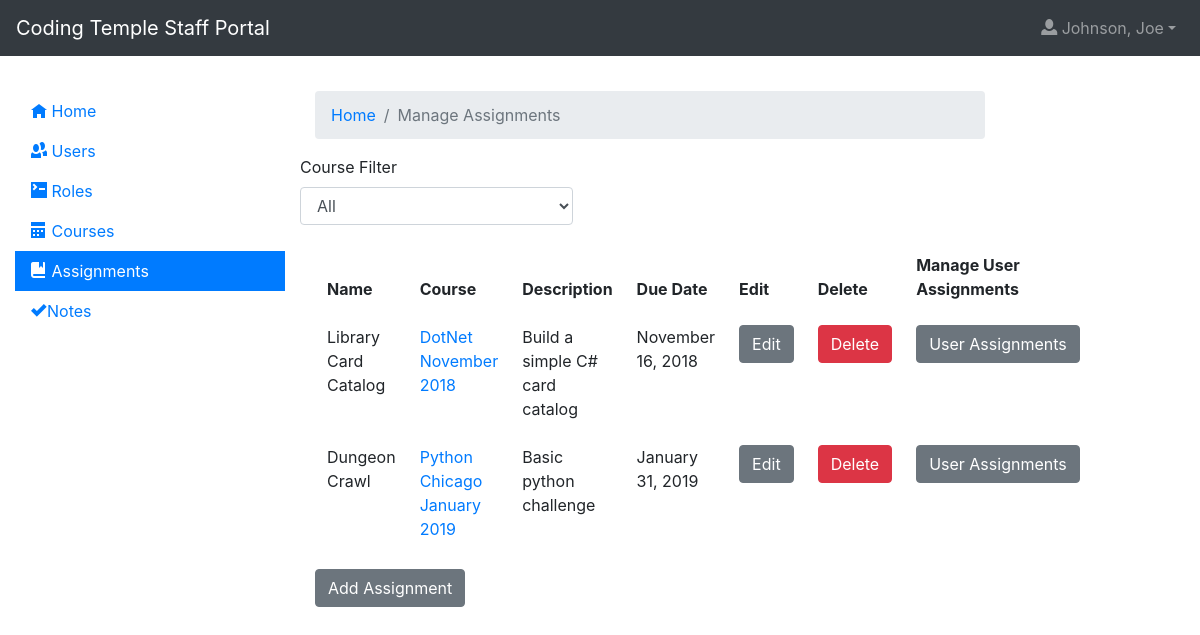
The page /assignments/ (signed in) on the database its author committed.
### app/models.py (models this page shows, shortened)
class TimestampMixin(object):
    created = db.Column(
        db.DateTime, nullable=False, default=datetime.utcnow)
    updated = db.Column(db.DateTime, default=datetime.utcnow, onupdate=datetime.utcnow)

class User(UserMixin, TimestampMixin, db.Model):
  id = db.Column(db.Integer, primary_key=True)
  f_name = db.Column(db.String)
  preferred_name = db.Column(db.String)
  l_name = db.Column(db.String)
  image = db.Column(db.String, default='http://placehold.it/400x900&text=Image')
  email = db.Column(db.String, index=True, unique=True)
  bio = db.Column(db.String, default = 'Enter a bio')
  password_hash = db.Column(db.String)
  roles = db.relationship('Role', secondary=userRole, lazy='subquery', backref=db.backref('users', lazy=True))
  contact_phone = db.Column(db.String, nullable=True)
  personal_website = db.Column(db.String, nullable=True)
  street_address = db.Column(db.String, nullable=True)
  city = db.Column(db.String, nullable=True)
  state = db.Column(db.String, nullable=True)
  postal_code = db.Column(db.String, nullable=True)
  linkedin_url = db.Column(db.String, nullable=True)
  github_name = db.Column(db.String, nullable=True)
  twitter_name = db.Column(db.String, nullable=True)
  employment_histories = db.relationship('EmploymentHistory', backref='user', lazy=True)

class Assignment(TimestampMixin, db.Model):
  id = db.Column(db.Integer, primary_key=True)
  name = db.Column(db.String)
  description = db.Column(db.String)
  due_date = db.Column(db.DateTime, index=True)
  course_id = db.Column(db.Integer, db.ForeignKey('course.id'))
  course = db.relationship('Course', backref='assignments', lazy='subquery')

class Course(TimestampMixin, db.Model):
  id = db.Column(db.Integer, primary_key=True)
  name = db.Column(db.String)
  start_date = db.Column(db.DateTime)
  end_date = db.Column(db.DateTime)

### app/blueprints/assignments/__init__.py (the view)
@assignments.route('/', methods=['GET'])
@login_required
@authorize
def index():
  course_id = request.args.get('cid')
  courses = Course.query.all()
  if(course_id):
    assignments = Assignment.query.filter_by(course_id=course_id).all()
  else:
    assignments = Assignment.query.all()
  context = {
      'courses': courses,
      'assignments': assignments,
      'title': 'Assignments',
      'course_id': int(course_id or 0)
  }
  return render_template('assignments/index.html', **context)

### app/models.py (called while the page is built)
@login.user_loader
def load_user(id):
  return User.query.get(int(id))

### app/blueprints/assignments/templates/assignments/index.html (shortened to what this page needs)
{% extends 'layout.html' %}
{% block app_content %}
<nav aria-label="breadcrumb">
        <ol class="breadcrumb">
            <li class="breadcrumb-item"><a href="{{url_for('index')}}">Home</a></li>
            <li class="breadcrumb-item active">Manage Assignments</li>
        </ol>
    </nav>
    <div class="row">
        <div class="form-group">
            <label>Course Filter</label>
                <select class="form-control course-filter" onchange="window.location.href='{{url_for('assignments.index')}}?cid=' + document.querySelector('.course-filter').value">
                    <option value="">All</option>
                     </select>
        </div>
    </div>
    <table class="table table-borderless">
        <thead>
            <tr>
                    <th>Name</th>
                    <th>Course</th>
                    <th>Description</th>
                    <th>Due Date</th>
                    <th>Edit</th>
                    <th>Delete</th>
                    <th>Manage User Assignments</th>
            </tr>
        </thead>
        <tbody>
            {% for assignment in assignments %}
                <tr>
                    <td>{{assignment.name}}</td>
                    <td><a href="{{url_for('assignments.index')}}?cid={{assignment.course_id}}">{{assignment.course.name }}</a></td>
                    <td>{{assignment.description }}</td>
                    <td>{{ moment(assignment.due_date).format('LL') }}</td>
                    <td><a href="{{url_for('assignments.edit')}}?id={{assignment.id}}" class="btn btn-secondary">Edit</a></td>
                    <td><form action="{{url_for('assignments.delete')}}" method="POST">
                        <input type="submit" class="btn btn-danger" value="Delete" />
                    </form></td>
                    <td>
                        <a href="{{url_for('assignments.userassignments')}}?id={{assignment.id}}" class="btn btn-secondary">User Assignments</a>
                    </td>
                </tr>
            {% endfor %}
        </tbody>
    </table>
    <a href="{{url_for('assignments.add')}}" class="btn btn-secondary">Add Assignment</a>
{% endblock %}

### app/templates/includes/navigation.html (shortened to what this page needs)
<nav class="navbar navbar-expand-lg sticky-top navbar-dark bg-dark">
  <a class="navbar-brand" href="{{ url_for('index') }}">Coding Temple Staff Portal</a>
  <div class="collapse navbar-collapse" id="navbarSupportedContent">
    <ul class="navbar-nav ml-auto">
        {% if not current_user.is_authenticated %}
          <li class="nav-item">
            <a class="nav-link" href="{{ url_for('account.login') }}"><span class="oi oi-account-login"></span> Login</a>
          </li>
          <li class="nav-item">
            <a class="nav-link" href="{{ url_for('account.register') }}"><span class="oi oi-thumb-up"></span> Register</a>
          </li>
        {% else %}
          <li class="nav-item dropdown">
            <a class="nav-link dropdown-toggle" data-toggle="dropdown" href="#" role="button" aria-haspopup="true" aria-expanded="false"><span class="oi oi-person" title="person" aria-hidden="true"></span> {{ "{}, {}".format(current_user.l_name, current_user.f_name) }}</a>
          </li>
        {% endif %}
    </ul>
  </div>
</nav>

### app/static/css/main.css (style rules this page uses)
#sidebar-1 a, .navbar { border-radius: 0; }

### rows shown on the page
User: l_name+f_name "Johnson, Joe"
Assignment: name "Library Card Catalog", course.name "DotNet November 2018", description "Build a simple C# card catalog", due_date "November 16, 2018"
Assignment: name "Dungeon Crawl", course.name "Python Chicago January 2019", description "Basic python challenge", due_date "January 31, 2019"
